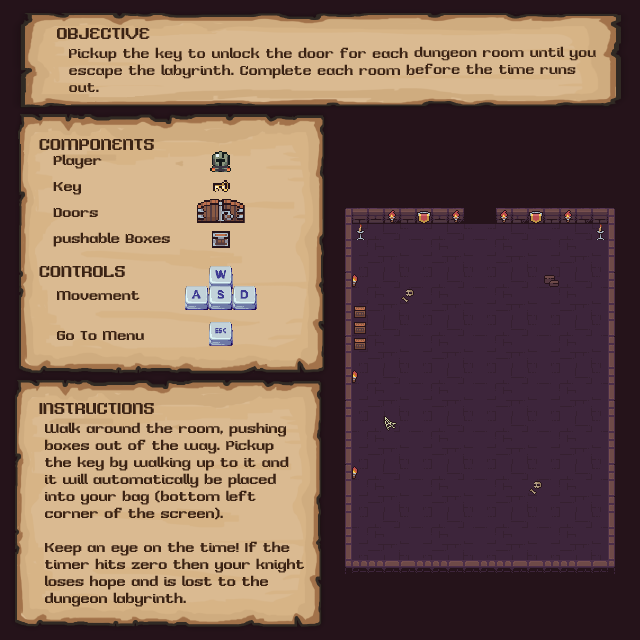

Tiled map render using the project's own tile images. Description and the map definition, with tile-layer contents summarised, below:
An orthogonal 40x40 tile map with 16x16 px tiles, 4 tile layers (floor, instructions, walls, roomElements), 5 tilesets and 8 objects.

<map version="1.10" tiledversion="1.10.2" orientation="orthogonal" renderorder="right-down" width="40" height="40" tilewidth="16" tileheight="16" infinite="0" nextlayerid="15" nextobjectid="9">
 <properties>
  <property name="timerStartTime" type="float" value="10" />
 </properties>
 <tileset firstgid="1" source="tilesets/Dungeon_Tileset.tsx" />
 <tileset firstgid="101" source="tilesets/left_arched_door_tileset.tsx" />
 <tileset firstgid="103" source="tilesets/right_arched_door_tileset.tsx" />
 <tileset firstgid="105" source="tilesets/gold_key_rotate_10.tsx" />
 <tileset firstgid="115" source="tilesets/TheForgottenKnight_Help.tsx" />
 <objectgroup id="12" name="playerStartPoint">
  <object id="6" x="448" y="496">
   <point />
  </object>
 </objectgroup>
 <group id="6" name="floorLayers">
  <layer id="1" name="floor" width="40" height="40">
   <data>[1600 cells, 1600 non-empty, 13 distinct tile ids]</data>
  </layer>
  <layer id="14" name="instructions" width="40" height="40">
   <data>[1600 cells, 1600 non-empty, 1600 distinct tile ids]</data>
  </layer>
 </group>
 <group id="5" name="collisionLayers">
  <layer id="7" name="walls" width="40" height="40">
   <data>[1600 cells, 76 non-empty, 18 distinct tile ids]</data>
  </layer>
  <layer id="11" name="roomElements" width="40" height="40">
   <data>[1600 cells, 18 non-empty, 8 distinct tile ids]</data>
  </layer>
 </group>
 <group id="4" name="pickupObjectLayers">
  <objectgroup id="8" name="pickupObjects">
   <object id="3" gid="105" x="544" y="352" width="16" height="16">
    <properties>
     <property name="isLevelKey" type="bool" value="true" />
    </properties>
   </object>
  </objectgroup>
 </group>
 <group id="3" name="pushObjectLayers">
  <objectgroup id="9" name="pushObjects">
   <object id="4" gid="83" x="544" y="368" width="16" height="16" />
   <object id="5" gid="83" x="528" y="352" width="16" height="16" />
   <object id="7" gid="83" x="544" y="336" width="16" height="16" />
   <object id="8" gid="83" x="560" y="352" width="16" height="16" />
  </objectgroup>
 </group>
 <group id="2" name="doorLayers">
  <objectgroup id="10" name="doors">
   <object id="1" gid="101" x="464" y="224" width="16" height="16">
    <properties>
     <property name="isLevelCompleteDoor" type="bool" value="true" />
    </properties>
   </object>
   <object id="2" gid="103" x="480" y="224" width="16" height="16" />
  </objectgroup>
 </group>
</map>
